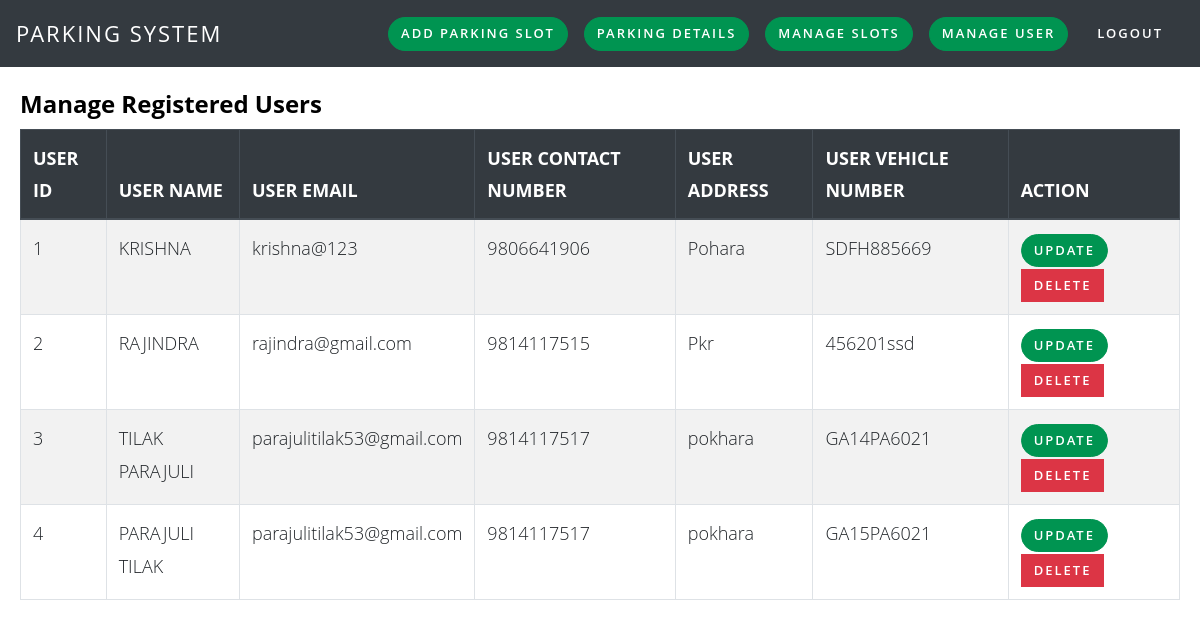
Page /admin/manage_users.php on the earlier database version.
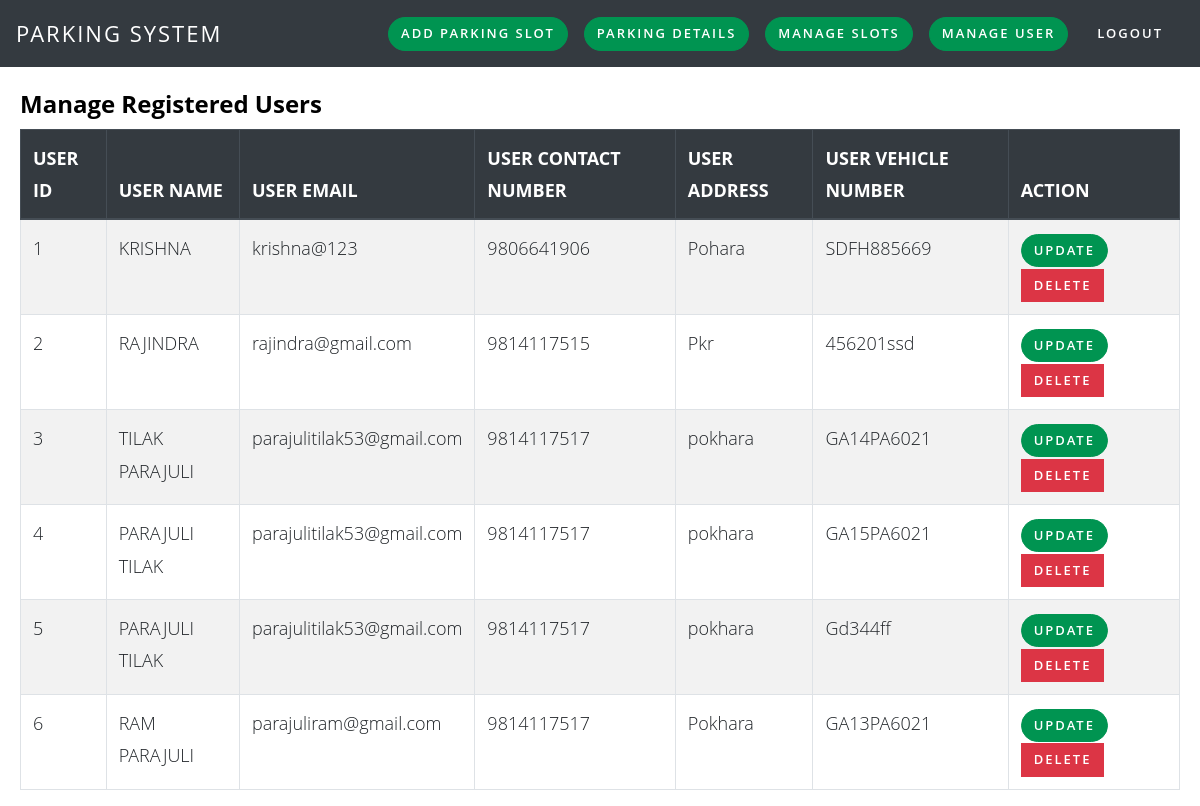
Same page on the later database version.
### tables this page shows
CREATE TABLE `users` (
  `user_id` int(2) NOT NULL,
  `user_name` varchar(50) NOT NULL,
  `user_email` varchar(50) NOT NULL,
  `user_contactno` varchar(12) NOT NULL,
  `user_gender` varchar(6) NOT NULL,
  `user_address` varchar(50) NOT NULL,
  `user_vehicleno` varchar(10) NOT NULL,
  `user_rc` varchar(10) NOT NULL,
  `user_password` varchar(50) NOT NULL
);

### admin/manage_users.php (the view, shortened to what this page needs)
<?php
include('../include/connect.php');
?>
<!DOCTYPE html>
<html lang="en">
<head>
    <link href="../assets/css/bootstrap.css" rel="stylesheet" />
    <link href="../assets/css/style.css" rel="stylesheet" />
</head>
<body>
    <?php include('header.php'); ?>
    <div class="container-fluid">
        <div class="row">
            <div class="col-lg-12">
                <h4 class="header-line"><strong>Manage Registered Users</strong></h4>
                <div class="table-responsive">
                    <table class="table table-striped table-bordered table-hover" id="dataTables-example">
                        <thead class="thead-dark">
                            <tr>
                                <th>USER ID</th>
                                <th>USER NAME</th>
                                <th>USER EMAIL</th>
                                <th>USER CONTACT NUMBER</th>
                                <th>USER ADDRESS</th>
                                <th>USER VEHICLE NUMBER</th>
                                <th>ACTION</th>
                            </tr>
                        </thead>
                        <tbody>
                            <?php $sql = "SELECT * from users";
                            $result = mysqli_query($conn, $sql);
                            while ($data = mysqli_fetch_array($result)) {
                            ?>
                                <tr class="odd gradeX">
                                    <td class="center"><?php echo $data['user_id']; ?></td>
                                    <td class="center"><?php echo strtoupper($data['user_name']); ?></td>
                                    <td class="center"><?php echo $data['user_email']; ?></td>
                                    <td class="center"><?php echo ($data['user_contactno']); ?></td>
                                    <td class="center"><?php echo $data['user_address']; ?></td>
                                    <td class="center"><?php echo $data['user_vehicleno']; ?></td>
                                    <td><a class="btn btn-primary" href="update_user.php?user_id=<?php echo $data['user_id']; ?>">UPDATE</a>&nbsp;
                                        <a class="btn btn-danger" href="source/delete_user.php?user_id=<?php echo $data['user_id']; ?>">DELETE</a>
                                    </td>
                                <?php } ?>
                                </tr>
                        </tbody>
                    </table>
                </div>
            </div>
        </div>
</body>
</html>

### admin/header.php (shortened to what this page needs)
<head>
    <link rel="stylesheet" href="//cdnjs.cloudflare.com/ajax/libs/font-awesome/4.7.0/css/font-awesome.min.css">
</head>
<nav class="navbar navbar-expand-lg navbar-dark bg-dark">
    <a href="admin_dashboard.php" class="navbar-brand">Parking System</a>
    <div class="collapse navbar-collapse" id="navbarSupportedContent">
        <ul class="navbar-nav ml-auto">
            <li class="nav-link">
                <a href="add_parking_slot.php" class="btn btn-primary">Add parking Slot</a>
            </li>
             <li class="nav-link">
                <a href="parking_details.php" class="btn btn-primary">Parking Details</a>
            </li>
            <li class="nav-link">
                <a href="manage_slots.php" class="btn btn-primary">Manage Slots</a>
            </li>
            <li class="nav-link">
                <a href="manage_users.php" class="btn btn-primary">Manage User</a>
            </li>
            <li class="nav-link">
                <a class="btn btn-dark" href="source/admin_logout.php">
                    Logout<span class="sr-only">(current)</span></a>
            </li>
        </ul>
    </div>
</nav>

### admin/manage_users.php (style rules this page uses)
.container-fluid { padding-top: 20px; padding-right: 20px; padding-left: 20px; }

### admin/header.php (style rules this page uses)
.btn { border-radius: 0px; }

Differences in the rows shown:
added users: user_id "5", user_name "PARAJULI TILAK", user_email "parajulitilak53@gmail.com", user_contactno "9814117517", user_address "pokhara", user_vehicleno "Gd344ff"
added users: user_id "6", user_name "RAM PARAJULI", user_email "parajuliram@gmail.com", user_contactno "9814117517", user_address "Pokhara", user_vehicleno "GA13PA6021"
